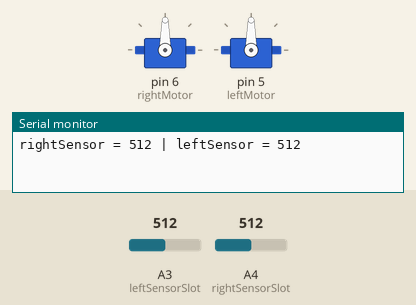
Recording of a sketch running on a simulated Arduino Uno, built with avr-gcc and run on an emulated ATmega328P. Shown: 2 × servo, the last lines printed to the serial monitor. Inputs (shaded band) come from the test bench; at power-on: A3 (leftSensorSlot) = 512, A4 (rightSensorSlot) = 512. Random numbers use the default seed unless the sketch sets one.

Above: at 0.05 s.
At 0.75 s:
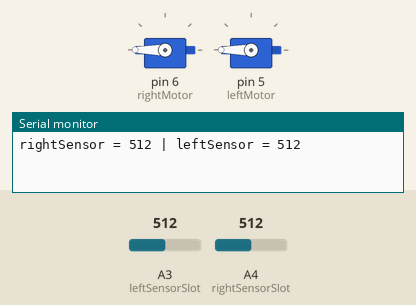
At 1.5 s:
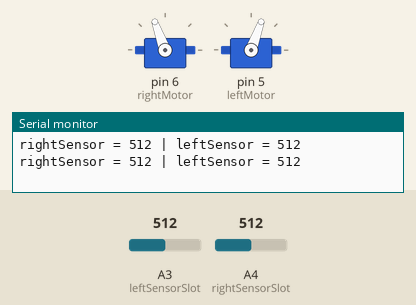
Timing chart, 0 to 3.5 s (numbered marks = the images above):
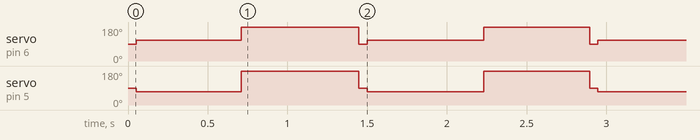

Measured:
- by itself, servo on pin 6 (rightMotor): repeats every 1.5 s: 180° 0.74 s, 90° 0.05 s, 110° 0.73 s
- by itself, servo on pin 5 (leftMotor): repeats every 1.5 s: 180° 0.74 s, 90° 0.05 s, 70° 0.73 s

The sketch:

robot-sumo.ino
```cpp
#include <Servo.h>

Servo rightMotor ;
Servo leftMotor ;

int rightSensor = 0 ;
int leftSensor = 0 ;

int rightSensorSlot = 4 ;
int leftSensorSlot = 3 ;

int outline = 450 ;

void setup() {
  rightMotor.attach( 6 ) ;
  leftMotor.attach( 5 ) ;

  Serial.begin( 9600 ) ;
}

void loop() {
  read_positions() ;
  logging() ;

  // Se os dois sensores estiverem fora da linha (dentro dos limites), andar o mais rapido possivel
  if ( rightSensor < outline && leftSensor < outline ){
    walk() ;
  }

 // Se um dos sensores estiverem nos limites, para, dah reh, dah meia volta e anda
  if ( rightSensor > outline || leftSensor > outline ){
    stop() ;
    delay( 50 ) ;
    reh() ;
    delay( f_random() ) ;
    turn_right() ;
    delay( f_random() ) ;
  }
}

void read_positions() {
  rightSensor = analogRead( rightSensorSlot ) ;
  leftSensor = analogRead( leftSensorSlot ) ;
}

void logging() {
  Serial.print( "rightSensor = " ) ;
  Serial.print( rightSensor ) ;
  Serial.print( " | " ) ;
  Serial.print( "leftSensor = " ) ;
  Serial.println( leftSensor ) ;
}

void walk() {
  rightMotor.write( 0 ) ;
  leftMotor.write( 180 ) ;
}

void turn_right() {
  rightMotor.write( 180 ) ;
  leftMotor.write( 180 ) ;
}

void stop() {
  rightMotor.write( 90 ) ;
  leftMotor.write( 90 ) ;
}

void reh() {
  rightMotor.write( 110 ) ;
  leftMotor.write( 70 ) ;
}

int f_random() {
    return ( rand() % 100 ) + 650 ;
}
```
